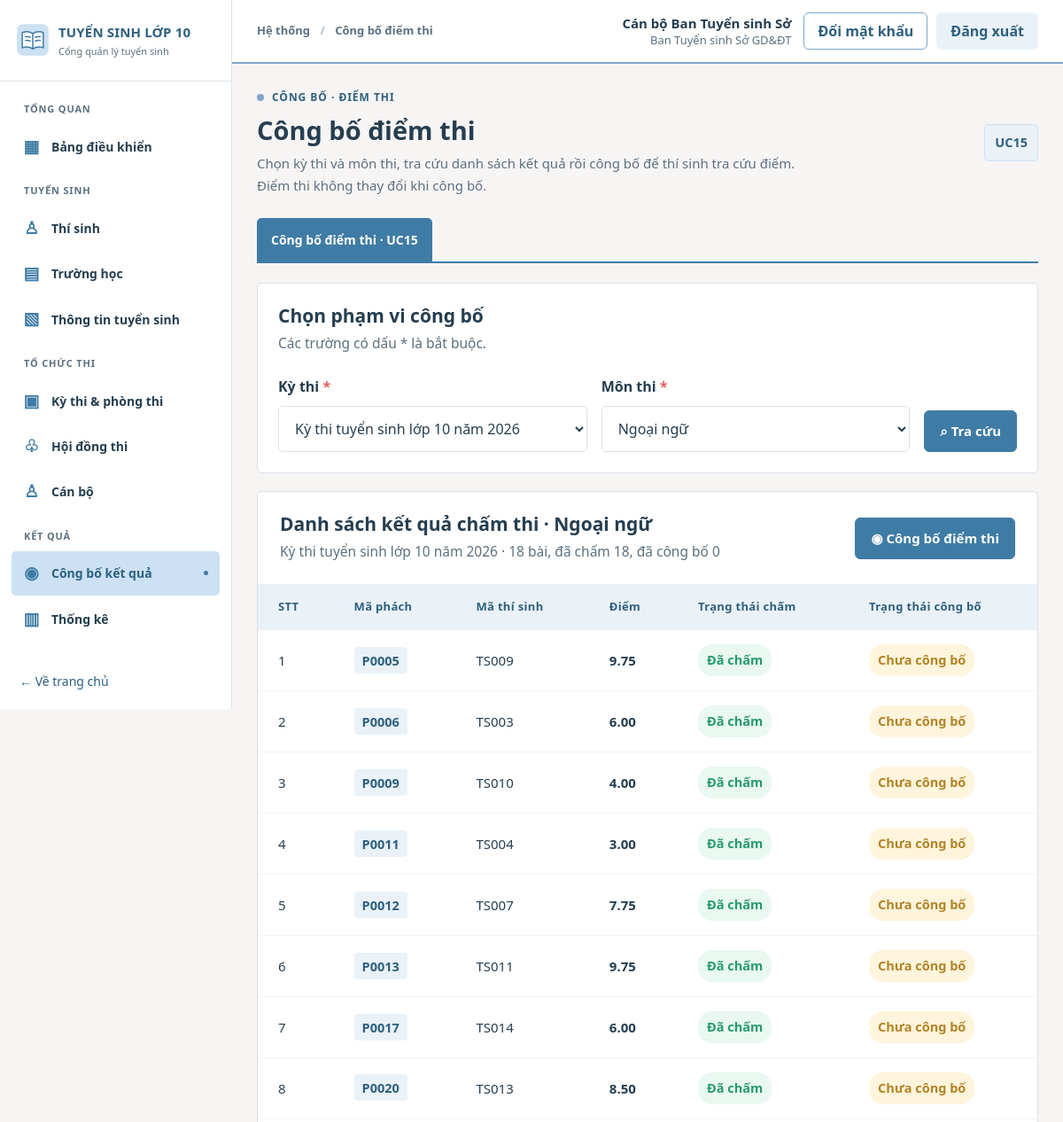
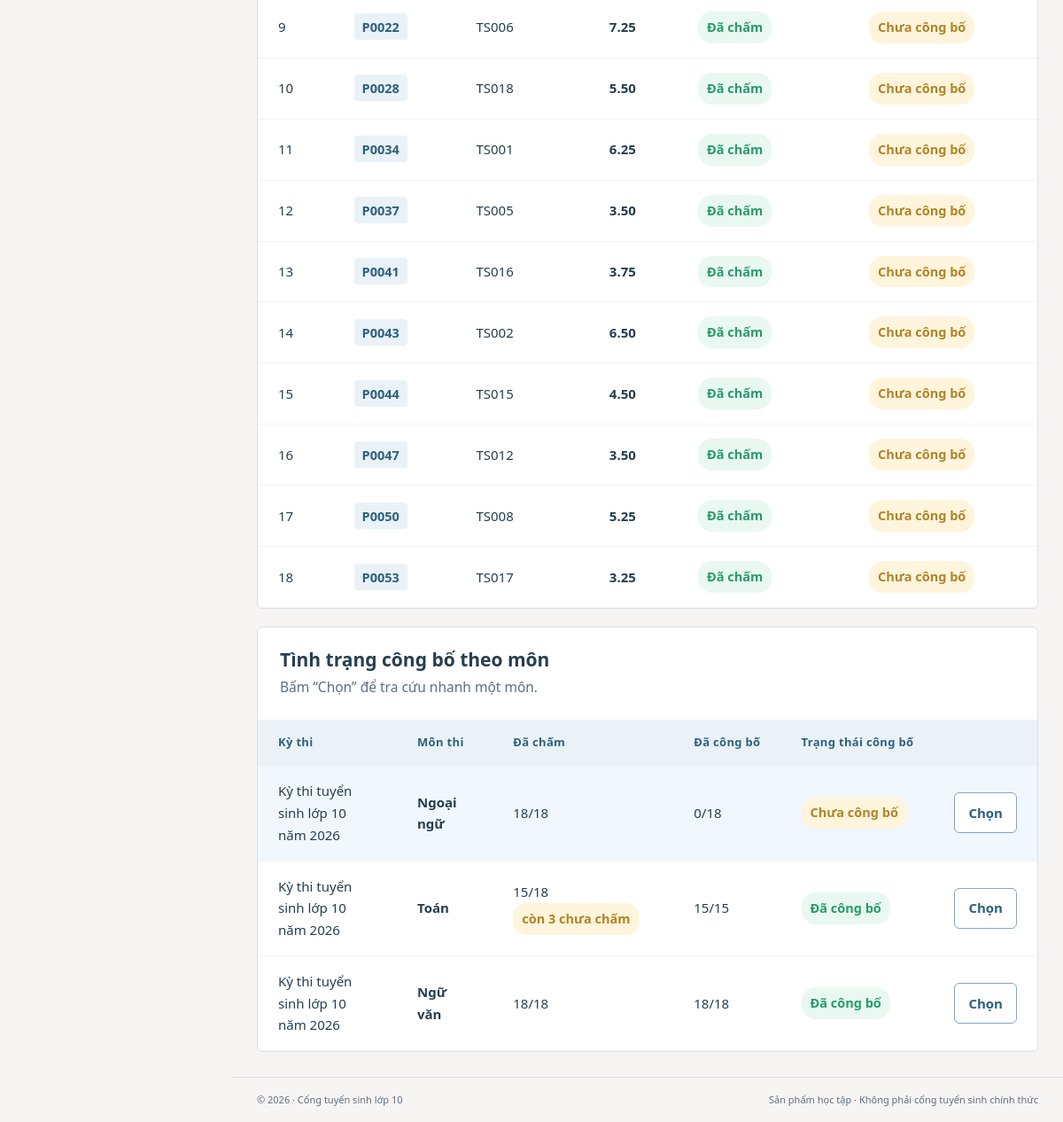
The page /publication/diem-thi.php?kyThi=KT2026&monThi=NN&xem=1 (signed in) on the database its author committed (2 pictures, top to bottom).
### tables this page shows
CREATE TABLE TaiKhoan (
  maTaiKhoan VARCHAR(20) NOT NULL,
  tenDangNhap VARCHAR(50) NOT NULL,
  matKhau VARCHAR(255) NOT NULL,
  hoTen VARCHAR(100) NOT NULL,
  vaiTro VARCHAR(30) NOT NULL,
  maCanBo VARCHAR(20) NULL,
  maThiSinh VARCHAR(20) NULL,
  trangThai VARCHAR(20) NOT NULL DEFAULT 'Hoạt động',
  soLanSai INT NOT NULL DEFAULT 0,
  khoaDen DATETIME NULL,
  lanDangNhapCuoi DATETIME NULL,
  ngayTao DATETIME NOT NULL DEFAULT CURRENT_TIMESTAMP,
  PRIMARY KEY (maTaiKhoan),
  UNIQUE KEY uq_taikhoan_ten (tenDangNhap),
  CONSTRAINT ck_taikhoan_vaitro CHECK (vaiTro IN ('HOC_SINH','GVCN','BAN_TUYEN_SINH','HD_TUYEN_SINH','HD_COI_THI','HD_CHAM_THI','CAT_PHACH','HD_PHUC_KHAO','HD_RA_DE','QUAN_TRI')),
  CONSTRAINT ck_taikhoan_trangthai CHECK (trangThai IN ('Hoạt động','Bị khóa')),
  CONSTRAINT ck_taikhoan_solansai CHECK (soLanSai >= 0),
  CONSTRAINT fk_taikhoan_canbo FOREIGN KEY (maCanBo) REFERENCES CanBo(maCanBo),
  CONSTRAINT fk_taikhoan_thisinh FOREIGN KEY (maThiSinh) REFERENCES ThiSinh(maThiSinh)
);

CREATE TABLE MonThi (
  maMonThi VARCHAR(20) NOT NULL,
  tenMonThi VARCHAR(100) NOT NULL,
  thangDiem DECIMAL(5,2) NOT NULL,
  PRIMARY KEY (maMonThi),
  CONSTRAINT ck_monthi_thangdiem CHECK (thangDiem > 0)
);

CREATE TABLE KyThi (
  maKyThi VARCHAR(20) NOT NULL,
  tenKyThi VARCHAR(150) NOT NULL,
  thoiGianKetThuc DATETIME NOT NULL,
  maDot VARCHAR(20) NOT NULL,
  PRIMARY KEY (maKyThi),
  CONSTRAINT fk_kythi_dot FOREIGN KEY (maDot) REFERENCES DotTuyenSinh(maDot)
);

CREATE TABLE KetQuaChamThi (
  maKetQuaChamThi VARCHAR(20) NOT NULL,
  diemThi DECIMAL(5,2) NOT NULL,
  nguoiNhap VARCHAR(100) NOT NULL,
  thoiDiemNhap DATETIME NOT NULL DEFAULT CURRENT_TIMESTAMP,
  trangThaiCongBo VARCHAR(50) NOT NULL DEFAULT 'Chưa công bố',
  maBaiThi VARCHAR(20) NOT NULL,
  PRIMARY KEY (maKetQuaChamThi),
  UNIQUE KEY uq_kqct_baithi (maBaiThi),
  CONSTRAINT ck_kqct_diem CHECK (diemThi >= 0),
  CONSTRAINT fk_kqct_baithi FOREIGN KEY (maBaiThi) REFERENCES BaiThi(maBaiThi)
);

CREATE TABLE BaiThi (
  maBaiThi VARCHAR(20) NOT NULL,
  maKyThi VARCHAR(20) NOT NULL,
  maMonThi VARCHAR(20) NOT NULL,
  maThiSinh VARCHAR(20) NOT NULL,
  maLoBaiThi VARCHAR(20) NULL,
  soPhach VARCHAR(20) NULL,
  trangThaiCham VARCHAR(50) NOT NULL DEFAULT 'Chưa chấm',
  PRIMARY KEY (maBaiThi),
  UNIQUE KEY uq_baithi_sophach (soPhach),
  UNIQUE KEY uq_baithi_ts_mon_ky (maThiSinh, maMonThi, maKyThi),
  CONSTRAINT fk_baithi_kythi FOREIGN KEY (maKyThi) REFERENCES KyThi(maKyThi),
  CONSTRAINT fk_baithi_mon FOREIGN KEY (maMonThi) REFERENCES MonThi(maMonThi),
  CONSTRAINT fk_baithi_thisinh FOREIGN KEY (maThiSinh) REFERENCES ThiSinh(maThiSinh),
  CONSTRAINT fk_baithi_lo FOREIGN KEY (maLoBaiThi) REFERENCES LoBaiThi(maLoBaiThi)
);

### publication/diem-thi.php (the view, shortened to what the rows shown need)
<?php
require_once dirname(__DIR__) . '/includes/grading_ui.php';
$maKyThi = ui_input('kyThi');
$maMonThi = ui_input('monThi');
$daChon = isset($_GET['xem']) || $_SERVER['REQUEST_METHOD'] === 'POST';
$buocXacNhan = ($_GET['buoc'] ?? '') === 'xac-nhan';
$loi = null; $loiChiTiet = []; $loiHeThong = ui_csrf_error();
$dsKyThi = $dsMonThi = $tongQuan = []; $pv = null;
try {
    $dsKyThi = grading_ds_ky_thi();
    $dsMonThi = grading_ds_mon_thi();
    $tongQuan = layTongQuanCongBo();
    if ($daChon) $pv = layKetQuaTheoPhamVi($maKyThi, $maMonThi);
} catch (GradingException $e) {
    $loi = $loi ?? $e->getMessage();
} catch (Throwable $e) {
    error_log('UC15: ' . $e->getMessage());
    $loiHeThong = $loiHeThong ?? 'Không thể truy xuất dữ liệu kết quả chấm thi. Vui lòng thử lại sau.';
}
$tenKy = $tenMon = '';
foreach ($dsKyThi as $k) if ($k['maKyThi'] === $maKyThi) $tenKy = $k['tenKyThi'];
foreach ($dsMonThi as $m) if ($m['maMonThi'] === $maMonThi) $tenMon = $m['tenMonThi'];
$q = ['kyThi' => $maKyThi, 'monThi' => $maMonThi, 'xem' => 1];
ui_page_start('publication', 'Công bố điểm thi', 'Công bố · Điểm thi', 'Chọn kỳ thi và môn thi, tra cứu danh sách kết quả rồi công bố để thí sinh tra cứu điểm. Điểm thi không thay đổi khi công bố.', 'UC15');
grading_tabs('publication', 'diem-thi.php');
?>
<section class="panel">
  <div class="panel-heading"><div><h2>Chọn phạm vi công bố</h2><p>Các trường có dấu * là bắt buộc.</p></div></div>
</section>
<?php if ($pv): $tk = $pv['thongKe']; ?>
  <section class="panel table-panel">
    <div class="table-toolbar">
      <div class="table-title"><h2>Danh sách kết quả chấm thi · <?= e($tenMon) ?></h2><p><?= e($tenKy) ?> · <?= $tk['tong'] ?> bài, đã chấm <?= $tk['daCham'] ?>, đã công bố <?= $tk['daCongBo'] ?></p></div>
      <div class="toolbar-right">
        <?php if (!($buocXacNhan && $pv['loiCongBo'] === null)): ?>
          <a class="btn btn-primary" href="?<?= e(http_build_query($q + ['buoc' => 'xac-nhan'])) ?>#xac-nhan">◉ Công bố điểm thi</a>
        <?php endif; ?>
      </div>
    </div>
    <div class="table-scroll"><table class="data-table">
      <thead><tr><th>STT</th><th>Mã phách</th><th>Mã thí sinh</th><th>Điểm</th><th>Trạng thái chấm</th><th>Trạng thái công bố</th></tr></thead>
      <tbody>
      <?php foreach ($pv['rows'] as $i => $r): ?>
        <tr><td class="muted"><?= $i + 1 ?></td><td><span class="code-tag"><?= e($r['soPhach'] ?? '—') ?></span></td><td><?= e($r['maThiSinh']) ?></td><td><strong><?= e(grading_fmt_diem($r['diemThi'])) ?></strong></td><td><?= ui_status_badge($r['trangThaiCham']) ?></td><td><?= $r['maKetQuaChamThi'] === null ? '<span class="muted">—</span>' : ui_status_badge($r['trangThaiCongBo']) ?></td></tr>
      <?php endforeach; ?>
      </tbody>
    </table></div>
  </section>
<?php endif; ?>
<section class="panel table-panel">
  <div class="table-toolbar"><div class="table-title"><h2>Tình trạng công bố theo môn</h2><p>Bấm “Chọn” để tra cứu nhanh một môn.</p></div></div>
  <div class="table-scroll"><table class="data-table">
    <thead><tr><th>Kỳ thi</th><th>Môn thi</th><th>Đã chấm</th><th>Đã công bố</th><th>Trạng thái công bố</th><th></th></tr></thead>
    <tbody>
    <?php foreach ($tongQuan as $t): $chon = $t['maKyThi'] === $maKyThi && $t['maMonThi'] === $maMonThi && $daChon; ?>
      <tr<?= $chon ? ' class="ui-row-on"' : '' ?>><td><?= e($t['tenKyThi']) ?></td><td><strong><?= e($t['tenMonThi']) ?></strong></td>
        <td><?= $t['daCham'] ?>/<?= $t['tong'] ?><?= $t['chuaCham'] ? ' <span class="status status-pending">còn ' . $t['chuaCham'] . ' chưa chấm</span>' : '' ?></td>
        <td><?= $t['daCongBo'] ?>/<?= $t['daCongBo'] + $t['chuaCongBo'] ?></td>
        <td><?= ui_status_badge($t['trangThai']) ?></td>
        <td><a class="btn btn-outline btn-sm" href="?<?= e(http_build_query(['kyThi' => $t['maKyThi'], 'monThi' => $t['maMonThi'], 'xem' => 1])) ?>">Chọn</a></td></tr>
    <?php endforeach; ?>
    </tbody>
  </table></div>
</section>
<?php ui_page_end();

### includes/header.php (shortened to what the rows shown need)
<?php
require_once __DIR__ . '/functions.php';
$layout = $layout ?? 'public';
$cfg = app_config();
?><!doctype html>
<html lang="vi">
<head>
  <link rel="stylesheet" href="<?= e(url('assets/css/style.css')) ?>">
  <link rel="stylesheet" href="<?= e(url('assets/css/portal.css')) ?>">
</head>
<body class="<?= $layout === 'dashboard' ? 'dash-body' : 'public-body' ?>">
<?php if ($layout === 'dashboard'): ?>
<div class="dash-shell">
  <?php require __DIR__ . '/sidebar.php'; ?>
  <div class="dash-main">
    <header class="dash-topbar">
      <div class="dash-topbar-right"><?php $__u = function_exists('current_user') ? current_user() : null; if ($__u): ?>
        <span class="topbar-user"><strong><?= e($__u['hoTen']) ?></strong><small><?= e(ten_vai_tro($__u['vaiTro'])) ?></small></span>
        <a class="btn btn-outline btn-sm" href="<?= e(url('auth/doi-mat-khau.php')) ?>">Đổi mật khẩu</a>
        <form method="post" action="<?= e(url('auth/logout.php')) ?>" class="topbar-logout"><?= csrf_field() ?><button class="btn btn-soft btn-sm" type="submit">Đăng xuất</button></form>
      <?php else: ?><a class="avatar" href="<?= e(url('auth/login.php')) ?>" title="Đăng nhập">10</a><?php endif; ?></div>
    </header>
    <main id="main" class="dash-content">
<?php endif; ?>

### includes/ui.php (shortened to what the rows shown need)
<?php
require_once __DIR__ . '/functions.php';
require_once __DIR__ . '/auth.php';
require_auth();
function ui_page_start(string $active, string $title, string $eyebrow, string $desc, string $uc): void {
    $page_title = $title; $layout = 'dashboard';
    require __DIR__ . '/header.php';
    echo '<div class="ui-page">';
    echo '<div class="page-head"><div><div class="eyebrow"><span></span>' . e($eyebrow) . '</div><h1>' . e($title) . '</h1><p>' . e($desc) . '</p></div>'
       . '<div class="page-head-actions"><span class="uc-tag">' . e($uc) . '</span></div></div>';
}
function ui_page_end(): void {
    echo '</div>';
    require __DIR__ . '/footer.php';
}
function ui_status_badge(?string $value, string $empty = 'Chưa có điểm'): string {
    $v = ui_lower($value);
    $ok = str_starts_with($v, 'đã') || str_starts_with($v, 'đủ');
    return '<span class="status ' . ($ok ? 'status-success' : 'status-pending') . '">' . e($value) . '</span>';
}
function ui_input(string $key): string {
    $v = $_POST[$key] ?? $_GET[$key] ?? '';
    return is_string($v) ? trim($v) : '';
}

### includes/grading_ui.php (shortened to what the rows shown need)
<?php
require_once __DIR__ . '/ui.php';
require_once dirname(__DIR__) . '/services/grading_service.php';
function grading_tabs(string $module, string $current): void {
    $tabs = $module === 'grading'
        ? ['nhap-diem.php' => 'Nhập điểm thi · UC05', 'lich-su.php' => 'Lịch sử chỉnh sửa điểm · UC12', 'cap-nhat.php' => 'Cập nhật kết quả chấm · UC13', 'thong-ke.php' => 'Thống kê kết quả chấm · UC14']
        : array_filter([
            'diem-thi.php' => has_role(current_user(), ['BAN_TUYEN_SINH']) ? 'Công bố điểm thi · UC15' : null,
            'tuyen-sinh.php' => has_role(current_user(), ['HD_TUYEN_SINH']) ? 'Công bố kết quả tuyển sinh · UC22' : null,
        ]);
    echo '<nav class="ui-tabs" aria-label="Chức năng">';
    foreach ($tabs as $file => $label) {
        $on = $file === $current;
        echo '<a href="' . e(url($module . '/' . $file)) . '"' . ($on ? ' class="is-active" aria-current="page"' : '') . '>' . e($label) . '</a>';
    }
    echo '</nav>';
}

### rows shown on the page
taikhoan: hoTen "Cán bộ Ban Tuyển sinh Sở", vaiTro "Ban Tuyển sinh Sở GD&ĐT", vaiTro "Công bố điểm thi · UC15"
monthi: tenMonThi "Ngoại ngữ"
kythi: tenKyThi "Kỳ thi tuyển sinh lớp 10 năm 2026", monthi.tenMonThi "Ngoại ngữ", daCham "18", tong "18", daCongBo "0", chuaCongBo "18", value "Chưa công bố", monthi.tenMonThi "Toán", daCham "15", chuaCham "3", daCongBo "15", chuaCongBo "15", value "Đã công bố", monthi.tenMonThi "Ngữ văn", daCongBo "18"
ketquachamthi: maBaiThi.soPhach "P0005", maBaiThi.maThiSinh "TS009", diemThi "9.75", maBaiThi.trangThaiCham "Đã chấm Chưa công bố"
ketquachamthi: maBaiThi.soPhach "P0006", maBaiThi.maThiSinh "TS003", diemThi "6.00", maBaiThi.trangThaiCham "Đã chấm Chưa công bố"
ketquachamthi: maBaiThi.soPhach "P0009", maBaiThi.maThiSinh "TS010", diemThi "4.00", maBaiThi.trangThaiCham "Đã chấm Chưa công bố"
ketquachamthi: maBaiThi.soPhach "P0011", maBaiThi.maThiSinh "TS004", diemThi "3.00", maBaiThi.trangThaiCham "Đã chấm Chưa công bố"
ketquachamthi: maBaiThi.soPhach "P0012", maBaiThi.maThiSinh "TS007", diemThi "7.75", maBaiThi.trangThaiCham "Đã chấm Chưa công bố"
ketquachamthi: maBaiThi.soPhach "P0013", maBaiThi.maThiSinh "TS011", diemThi "9.75", maBaiThi.trangThaiCham "Đã chấm Chưa công bố"
ketquachamthi: maBaiThi.soPhach "P0017", maBaiThi.maThiSinh "TS014", diemThi "6.00", maBaiThi.trangThaiCham "Đã chấm Chưa công bố"
ketquachamthi: maBaiThi.soPhach "P0020", maBaiThi.maThiSinh "TS013", diemThi "8.50", maBaiThi.trangThaiCham "Đã chấm Chưa công bố"
ketquachamthi: maBaiThi.soPhach "P0022", maBaiThi.maThiSinh "TS006", diemThi "7.25", maBaiThi.trangThaiCham "Đã chấm Chưa công bố"
ketquachamthi: maBaiThi.soPhach "P0028", maBaiThi.maThiSinh "TS018", diemThi "5.50", maBaiThi.trangThaiCham "Đã chấm Chưa công bố"
ketquachamthi: maBaiThi.soPhach "P0034", maBaiThi.maThiSinh "TS001", diemThi "6.25", maBaiThi.trangThaiCham "Đã chấm Chưa công bố"
ketquachamthi: maBaiThi.soPhach "P0037", maBaiThi.maThiSinh "TS005", diemThi "3.50", maBaiThi.trangThaiCham "Đã chấm Chưa công bố"
ketquachamthi: maBaiThi.soPhach "P0041", maBaiThi.maThiSinh "TS016", diemThi "3.75", maBaiThi.trangThaiCham "Đã chấm Chưa công bố"
ketquachamthi: maBaiThi.soPhach "P0043", maBaiThi.maThiSinh "TS002", diemThi "6.50", maBaiThi.trangThaiCham "Đã chấm Chưa công bố"
ketquachamthi: maBaiThi.soPhach "P0044", maBaiThi.maThiSinh "TS015", diemThi "4.50", maBaiThi.trangThaiCham "Đã chấm Chưa công bố"
ketquachamthi: maBaiThi.soPhach "P0047", maBaiThi.maThiSinh "TS012", diemThi "3.50", maBaiThi.trangThaiCham "Đã chấm Chưa công bố"
ketquachamthi: maBaiThi.soPhach "P0050", maBaiThi.maThiSinh "TS008", diemThi "5.25", maBaiThi.trangThaiCham "Đã chấm Chưa công bố"
ketquachamthi: maBaiThi.soPhach "P0053", maBaiThi.maThiSinh "TS017", diemThi "3.25", maBaiThi.trangThaiCham "Đã chấm Chưa công bố"

### other values the page prints
$group "TỔNG QUAN"
$symbol "▦"
$label "Bảng điều khiển"
$group "TUYỂN SINH"
$symbol "♙"
$label "Thí sinh"
$symbol "▤"
$label "Trường học"
$symbol "▧"
$label "Thông tin tuyển sinh"
$group "TỔ CHỨC THI"
$symbol "▣"
$label "Kỳ thi & phòng thi"
$symbol "♧"
$label "Hội đồng thi"
